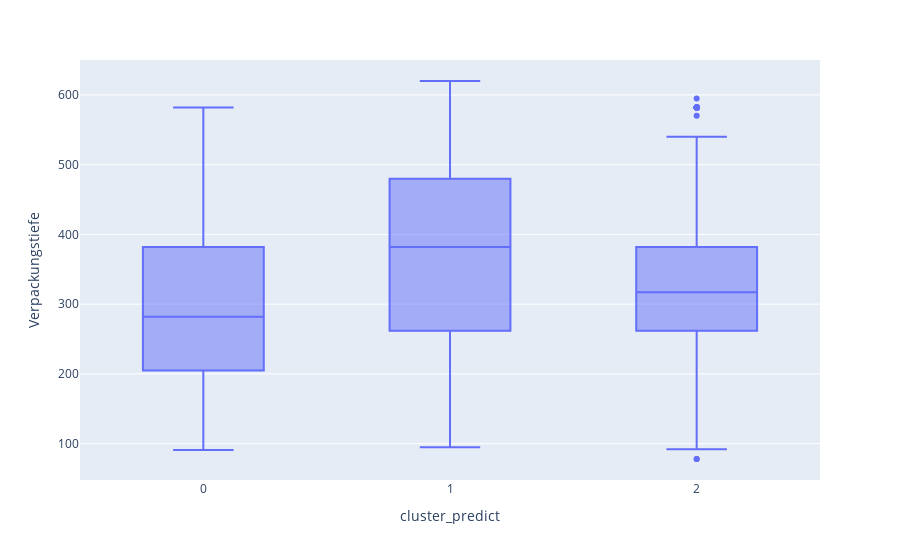

This figure's notebook cell:
### Code cell
my_boxplot_fct(df_pred, "Verpackungstiefe")

### Figure 1 — Plotly figure (JSON) as saved in the notebook; plotly's stock layout.template omitted (floating-point values rounded to 4 significant figures; data arrays with more than 128 entries replaced by an {"elided": "..."} marker saying what was removed)
{"data": [{"alignmentgroup": "True", "hovertemplate": "cluster_predict=%{x}<br>Verpackungstiefe=%{y}<extra></extra>", "legendgroup": "", "marker": {"color": "#636efa"}, "name": "", "notched": false, "offsetgroup": "", "orientation": "v", "showlegend": false, "type": "box", "x": {"elided": "890 int values"}, "x0": " ", "xaxis": "x", "y": {"elided": "890 float values"}, "y0": " ", "yaxis": "y"}], "layout": {"boxmode": "group", "legend": {"tracegroupgap": 0}, "margin": {"t": 60}, "xaxis": {"anchor": "y", "domain": [0, 1], "title": {"text": "cluster_predict"}}, "yaxis": {"anchor": "x", "domain": [0, 1], "title": {"text": "Verpackungstiefe"}}}}
